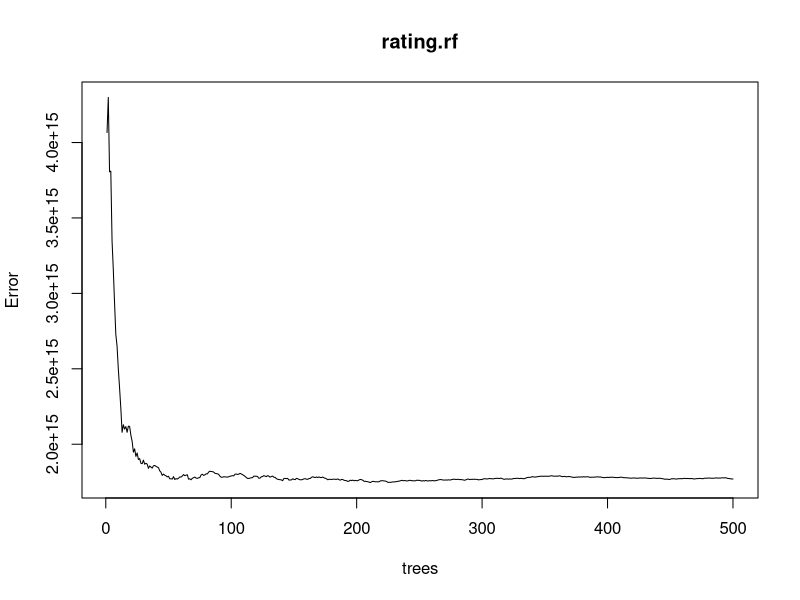
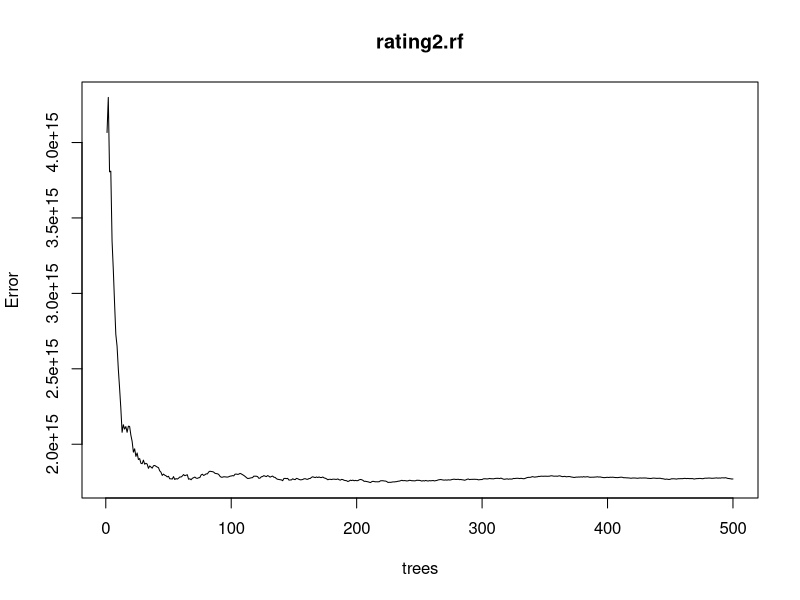

Recreate these plots in R, in order.
## ---- chunk 1
updownfvm <- read.csv("updownfvm.csv")
library("randomForest")
require("randomForest")

ish <- data.frame(updownfvm$Rating, updownfvm$Reviews, updownfvm$Size, updownfvm$Installs,updownfvm$Type, updownfvm$Price, updownfvm$Content.Rating, updownfvm$Last.Updated, updownfvm$Android.Ver)
set.seed(02102000)
train <- sample(rownames(ish), nrow(ish)*4/5)
rating.rf=randomForest(ish$updownfvm.Installs ~ ., data=ish, subset = train)
rating.rf

plot(rating.rf)

ish3 <- data.frame(updownfvm$Rating, updownfvm$Reviews, updownfvm$Size, updownfvm$Installs,updownfvm$Type, updownfvm$Price, updownfvm$Content.Rating, updownfvm$Last.Updated, updownfvm$Android.Ver)
set.seed(02102000)
train <- sample(rownames(ish3), nrow(ish3)*4/5)
rating2.rf=randomForest(ish3$updownfvm.Installs ~ ., data=ish, subset = train)
rating2.rf

plot(rating2.rf)
